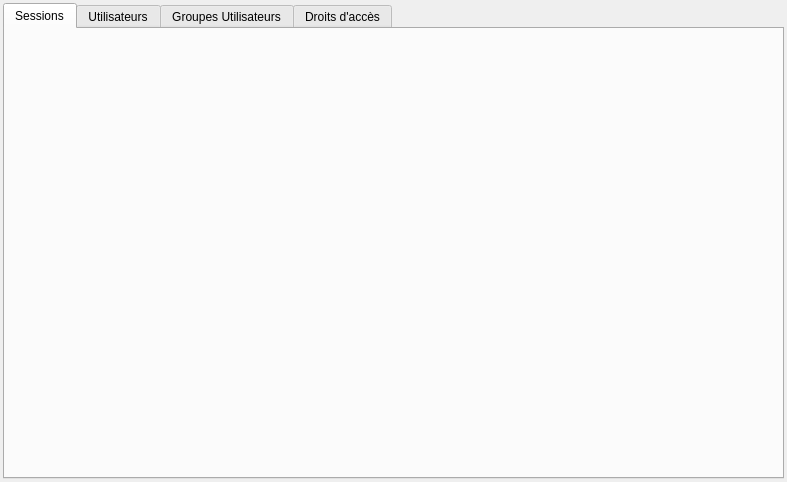
<?xml version="1.0" encoding="UTF-8"?>
<ui version="4.0">
 <class>Securite</class>
 <widget class="QDialog" name="Securite">
  <property name="geometry">
   <rect>
    <x>0</x>
    <y>0</y>
    <width>787</width>
    <height>482</height>
   </rect>
  </property>
  <property name="windowTitle">
   <string>Securité</string>
  </property>
  <layout class="QHBoxLayout" name="horizontalLayout_2">
   <property name="leftMargin">
    <number>3</number>
   </property>
   <property name="topMargin">
    <number>3</number>
   </property>
   <property name="rightMargin">
    <number>3</number>
   </property>
   <property name="bottomMargin">
    <number>3</number>
   </property>
   <item>
    <widget class="QTabWidget" name="tabWidget">
     <property name="currentIndex">
      <number>0</number>
     </property>
     <widget class="QWidget" name="tabSessions">
      <attribute name="title">
       <string>Sessions</string>
      </attribute>
      <layout class="QHBoxLayout" name="horizontalLayout">
       <property name="spacing">
        <number>2</number>
       </property>
       <property name="leftMargin">
        <number>0</number>
       </property>
       <property name="topMargin">
        <number>0</number>
       </property>
       <property name="rightMargin">
        <number>0</number>
       </property>
       <property name="bottomMargin">
        <number>0</number>
       </property>
      </layout>
     </widget>
     <widget class="QWidget" name="tabUtilisateurs">
      <attribute name="title">
       <string>Utilisateurs</string>
      </attribute>
      <layout class="QHBoxLayout" name="horizontalLayout_3">
       <property name="spacing">
        <number>2</number>
       </property>
       <property name="leftMargin">
        <number>0</number>
       </property>
       <property name="topMargin">
        <number>0</number>
       </property>
       <property name="rightMargin">
        <number>0</number>
       </property>
       <property name="bottomMargin">
        <number>0</number>
       </property>
      </layout>
     </widget>
     <widget class="QWidget" name="tabGroupes">
      <attribute name="title">
       <string>Groupes Utilisateurs</string>
      </attribute>
      <layout class="QHBoxLayout" name="horizontalLayout_4">
       <property name="spacing">
        <number>2</number>
       </property>
       <property name="leftMargin">
        <number>0</number>
       </property>
       <property name="topMargin">
        <number>0</number>
       </property>
       <property name="rightMargin">
        <number>0</number>
       </property>
       <property name="bottomMargin">
        <number>0</number>
       </property>
      </layout>
     </widget>
     <widget class="QWidget" name="tabDroits">
      <attribute name="title">
       <string>Droits d'accès</string>
      </attribute>
      <layout class="QHBoxLayout" name="horizontalLayout_5">
       <property name="spacing">
        <number>2</number>
       </property>
       <property name="leftMargin">
        <number>0</number>
       </property>
       <property name="topMargin">
        <number>0</number>
       </property>
       <property name="rightMargin">
        <number>0</number>
       </property>
       <property name="bottomMargin">
        <number>0</number>
       </property>
      </layout>
     </widget>
    </widget>
   </item>
  </layout>
 </widget>
 <resources/>
 <connections/>
</ui>
